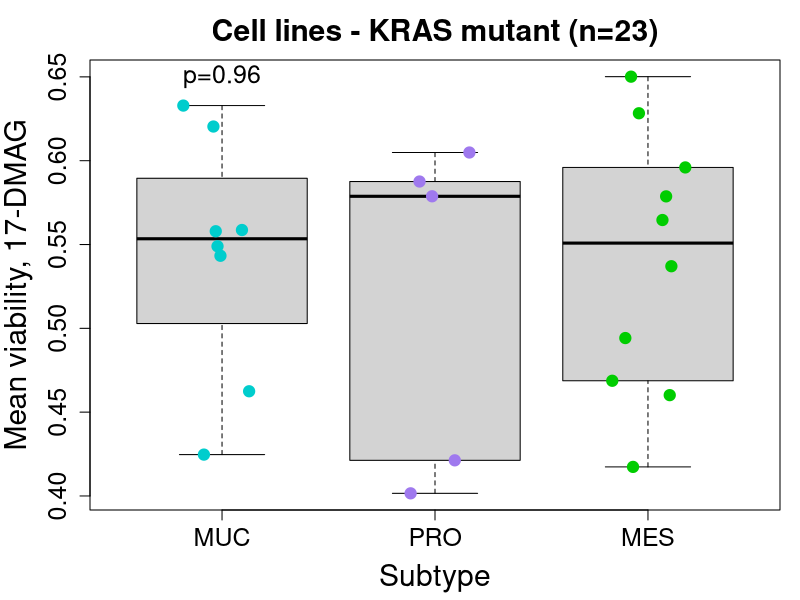

Source code (R):
data <- read.table("../data/CellLineDrugResponse_SubtypeAssociation.tsv", sep="\t", header=TRUE, check.names=FALSE)
gCSI <- read.table("../data/CellLineDrugResponse_MeanViability.tsv", sep="\t", header=TRUE, check.names=FALSE)
gCSI <- gCSI[!gCSI$Subtype %in% "unclassified", ]
gCSI <- gCSI[gCSI$KRAS, ] # Subset of KRAS-mutant lines

# Associate HSP90i response with subtype
target <- c("HSP90")
compounds <- as.character(data$`gCGC ID`[which(data$TARGET_NAME %in% target)])
targetsID <- as.character(data$TARGET_NAME[which(data$TARGET_NAME %in% target)])
data.gCSI <- gCSI[, compounds]
rownames(data.gCSI) <- gCSI[, "Cell line"]
colnames(data.gCSI) <- paste0(compounds, " (", targetsID, ")")
nbTumors <- nrow(data.gCSI)

subtypes <- factor(gCSI$Subtype, levels=c("MUC", "PRO", "MES"))
colors <- rep("cyan3", nbTumors)
colors[subtypes %in% "PRO"] <- "mediumpurple2"
colors[subtypes %in% "MES"] <- "green3"
pchs <- rep(19, nbTumors)
pchs[!gCSI$KRAS] <- 17

i <- "gCGC00506 (HSP90)"
pdf("../figures/FigS6_CellLinesMut_17DMAGVsSubtype.pdf", width=5.5, height=6.5)
par(mar=c(4.5,4.5,3,1))
pval <- signif(kruskal.test(data.gCSI[,i] ~ subtypes)$p.value,2)
boxplot(data.gCSI[,i] ~ subtypes, ylab="Mean viability, 17-DMAG", xlab="Subtype",
			main=paste0("Cell lines - KRAS mutant (n=",nbTumors,")"),
			cex.lab=1.8, cex.axis=1.5, cex.main=1.8, outline=FALSE,
			ylim=range(data.gCSI[,i], na.rm=TRUE))
points(jitter(as.numeric(subtypes)), data.gCSI[,i], col=colors, pch=pchs, cex=1.5)
text(x=1, y=max(data.gCSI[,i], na.rm=TRUE), labels=paste0("p=",pval), cex=1.5)
dev.off()
